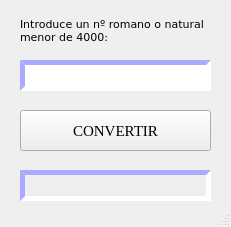
<?xml version="1.0" encoding="UTF-8"?>
<ui version="4.0">
 <class>MainWindow</class>
 <widget class="QMainWindow" name="MainWindow">
  <property name="geometry">
   <rect>
    <x>0</x>
    <y>0</y>
    <width>231</width>
    <height>227</height>
   </rect>
  </property>
  <property name="windowTitle">
   <string>CONVERSOR</string>
  </property>
  <property name="styleSheet">
   <string notr="true">* {
	background-image: url(&quot;marmol.jpg&quot;);
}</string>
  </property>
  <widget class="QWidget" name="centralwidget">
   <widget class="QLabel" name="label_texto">
    <property name="geometry">
     <rect>
      <x>20</x>
      <y>0</y>
      <width>201</width>
      <height>61</height>
     </rect>
    </property>
    <property name="font">
     <font>
      <family>Verdana</family>
      <pointsize>8</pointsize>
     </font>
    </property>
    <property name="text">
     <string>Introduce un nº romano o natural
menor de 4000:</string>
    </property>
   </widget>
   <widget class="QLabel" name="label_resultado">
    <property name="geometry">
     <rect>
      <x>20</x>
      <y>170</y>
      <width>191</width>
      <height>31</height>
     </rect>
    </property>
    <property name="font">
     <font>
      <family>Verdana</family>
      <pointsize>10</pointsize>
     </font>
    </property>
    <property name="styleSheet">
     <string notr="true">* {
	border-style: inset;
	border-width:5px;
	border-color: rgb(170, 170, 255);
}</string>
    </property>
    <property name="frameShape">
     <enum>QFrame::WinPanel</enum>
    </property>
    <property name="frameShadow">
     <enum>QFrame::Sunken</enum>
    </property>
    <property name="text">
     <string/>
    </property>
    <property name="alignment">
     <set>Qt::AlignCenter</set>
    </property>
    <property name="textInteractionFlags">
     <set>Qt::LinksAccessibleByMouse|Qt::TextSelectableByMouse</set>
    </property>
   </widget>
   <widget class="QLineEdit" name="entrada_num">
    <property name="geometry">
     <rect>
      <x>20</x>
      <y>60</y>
      <width>191</width>
      <height>31</height>
     </rect>
    </property>
    <property name="font">
     <font>
      <family>Verdana</family>
      <pointsize>10</pointsize>
     </font>
    </property>
    <property name="styleSheet">
     <string notr="true">* {
	background-color: rgb(255, 255, 255);
	border-style: inset;
	border-width: 5px;
	border-color: rgb(170, 170, 255);
}</string>
    </property>
    <property name="frame">
     <bool>true</bool>
    </property>
    <property name="alignment">
     <set>Qt::AlignCenter</set>
    </property>
   </widget>
   <widget class="QPushButton" name="btn_convertir">
    <property name="geometry">
     <rect>
      <x>20</x>
      <y>110</y>
      <width>191</width>
      <height>41</height>
     </rect>
    </property>
    <property name="font">
     <font>
      <family>Times New Roman</family>
      <pointsize>11</pointsize>
     </font>
    </property>
    <property name="styleSheet">
     <string notr="true"/>
    </property>
    <property name="text">
     <string>CONVERTIR</string>
    </property>
   </widget>
  </widget>
  <widget class="QStatusBar" name="statusbar"/>
 </widget>
 <resources/>
 <connections/>
</ui>
